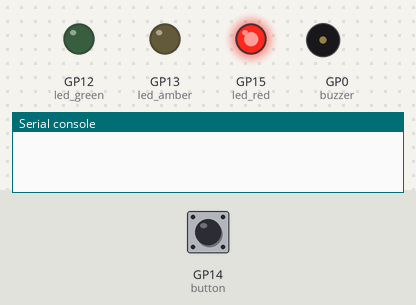
The program below on a simulated Raspberry Pi Pico running MicroPython. On the bench: output pins drawn as LEDs (lit = HIGH), buzzer (waves = sounding, pin HIGH), the last lines printed to the serial console. Inputs (shaded band) come from the test bench; at power-on: GP14 (button) LOW. Threads take turns every 2 ms.

Above: at 1.2 s.
1.3 s: GP14 (button) pulled HIGH for 0.15 s
At 4.6 s:
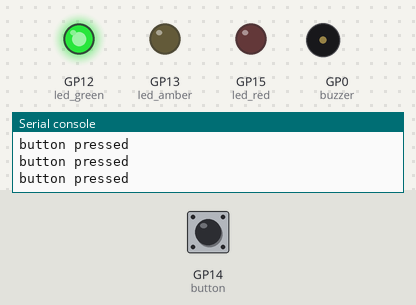
At 8.1 s:
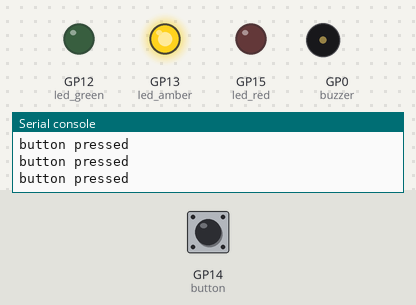
Timing chart, 0 to 15.5 s (numbered marks = the images above; inputs shaded):
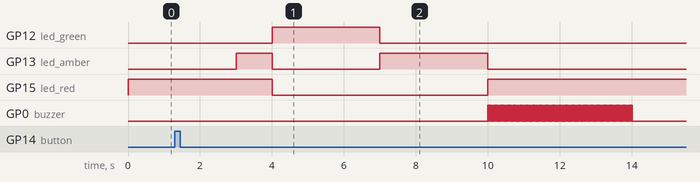

Measured:
- after the input at 1.3 s, GP12 (led_green): goes on until 7.0 s, then stays LOW; GP13 (led_amber): goes on until 10.0 s, then stays LOW; GP15 (led_red): goes on until 10.0 s, then stays HIGH; GP0 (buzzer): alternates HIGH for 0.01 s and LOW for 0.01 s, 400 changes in all, then stays LOW, starting after 8.7 s

The program:

Traffic_Light_Puffin.py
```python
import utime
import machine
import _thread

time_delay_long = 3
time_delay_short = 1
time_delay_very_short = 0.01
buzzer_duration = 200

led_red = machine.Pin(15, machine.Pin.OUT)
led_amber = machine.Pin(13, machine.Pin.OUT)
led_green = machine.Pin(12, machine.Pin.OUT)
button = machine.Pin(14, machine.Pin.IN,machine.Pin.PULL_DOWN)
buzzer = machine.Pin(0,machine.Pin.OUT)

global button_pressed
button_pressed = False

try:

    def button_reader_thread():
        global button_pressed
        while True:
            if button.value() == 1:
                button_pressed = True
                print('button pressed')
            utime.sleep(time_delay_very_short)

    _thread.start_new_thread(button_reader_thread,())

    while True:
        if button_pressed == True:
            led_red.value(1)
            for i in range(buzzer_duration):
                buzzer.value(1)
                utime.sleep(time_delay_very_short)
                buzzer.value(0)
                utime.sleep(time_delay_very_short)
            global button_pressed
            button_pressed =  False

        led_red.value(1)
        utime.sleep(time_delay_long)
        led_amber.value(1)
        utime.sleep(time_delay_short)
        led_red.value(0)
        led_amber.value(0)
        led_green.value(1)
        utime.sleep(time_delay_long)
        led_green.value(0)
        led_amber.value(1)
        utime.sleep(time_delay_long)
        led_amber.value(0)

finally:
    print('finishing')
    led_red.value(0)
    led_amber.value(0)
    led_green.value(0)
    buzzer.value(0)
```
